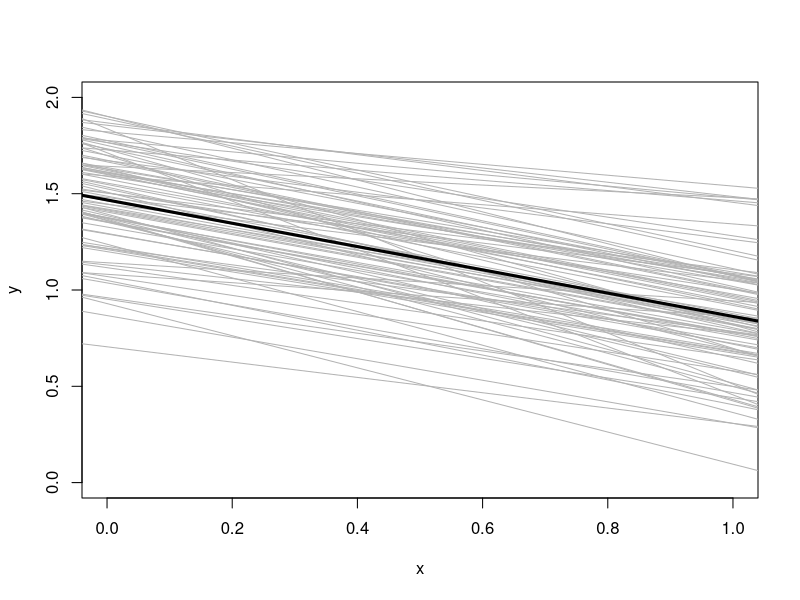
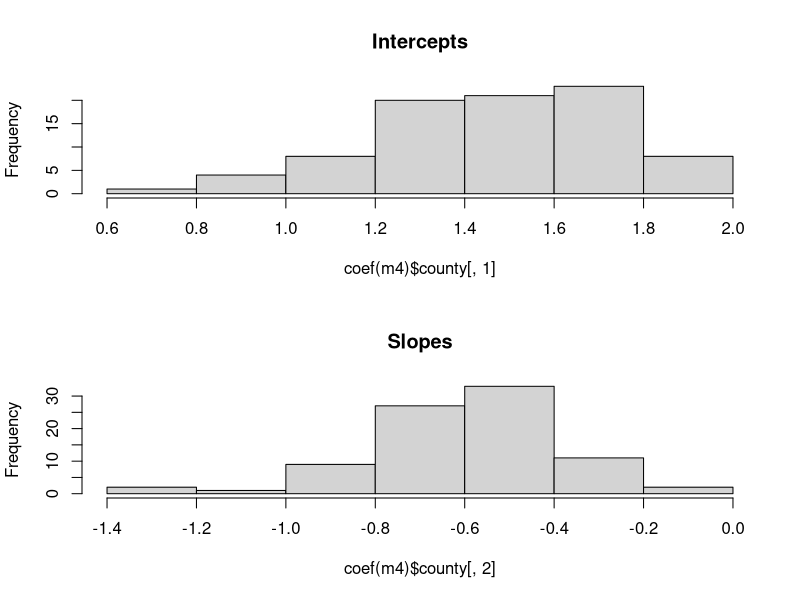
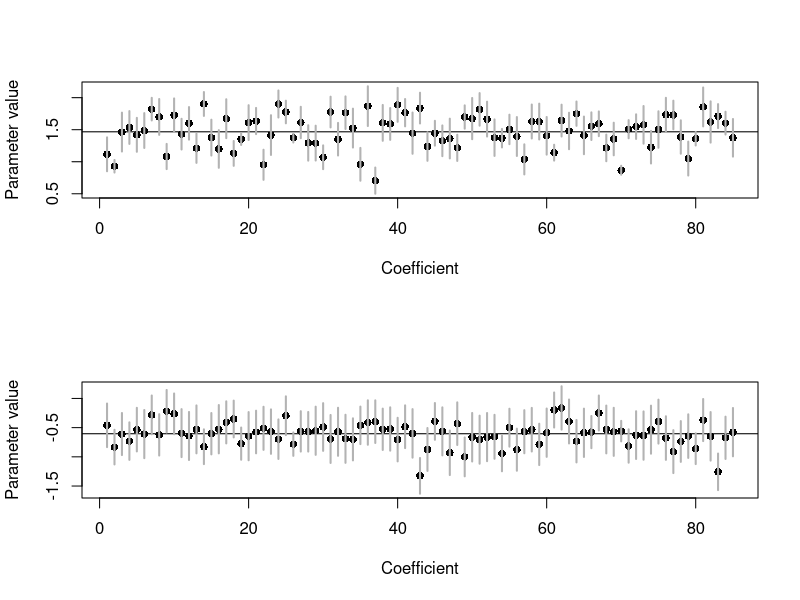

Recreate these plots in R, in order. (Note: this script raises an error after producing the figures.)
# Script for Class 6
# Continuing with random effects models. 
# Random slopes and non-nested random effects. 

# PLS 298 F2019
# Andrew Latimer

library(arm)
library(lme4)
library(lattice)


#### Part 1: Adding random slopes to the model ####

radon = read.table("radon.csv", sep=",", header=T)

# From last time, we had the random-intercepts model:

m3 <- lmer(y~x+(1|county), data=radon)

# What if we thought that there might also be differences in the slope among counties? This would mean that the effect of having a basement on radon levels in a house varies among counties (x=0 means the house has a basement, x=1 means it doesn't).

# The model fitting is easy:

m4 <- lmer(y~x+(1+x|county), data=radon)
display(m4)

# To get an idea what this model is doing, we can look at the overall regression line and compare that to the individual regression lines for counties. 
county.coefs <- coef(m4)$county
plot(0, 0, xlim=c(0, 1),  ylim = c(0, 2), col=0, xlab="x", ylab="y") # set up plot
apply(county.coefs, 1, abline, col=gray(0.7)) # add individual county regression lines, using the apply function to run abline() on every row of the county parameter data set
abline(fixef(m4), lwd=3) # add overall regression line

# Or we could look at the distribution of both group-level coefficients.
par(mfrow=c(2, 1))
hist(coef(m4)$county[,1], main="Intercepts")
hist(coef(m4)$county[,2], main="Slopes")

# A useful kind of plot to make in random effects models is one that displays random effect estimates and uncertainty around them. 

# Defining a function to make a simple version of this kind of plot.
#   coef.mean = vector of estimates of the random effects
#   coef.se = vector of estimates of their standard error
#   grand.mean = overall model mean estimate of the parameter
plot.coef.se <- function(coef.mean, coef.se, grand.mean) {
  n.coef <- length(coef.mean)
  plus.se <- coef.mean+coef.se
  minus.se <- coef.mean-coef.se
  plot(1:n.coef, coef.mean, ylim=c(min(minus.se), max(plus.se)), xlab = "Coefficient", ylab="Parameter value", pch=16)
  abline(grand.mean, 0)
  for (i in 1:n.coef) lines(rep(i,2), c(minus.se[i], plus.se[i]), lwd=2, col=gray(0.7))
  return()
}

# Extract the information from the model
coef.mean = coef(m4)$county
coef.se = se.ranef(m4)$county
grand.mean = fixef(m4)
# Plot the random intercepts
plot.coef.se(coef.mean[,1], coef.se[,1], grand.mean[1])
# and slopes
plot.coef.se(coef.mean[,2], coef.se[,2], grand.mean[2])

# Q: What can you observe from these plots about the random intercepts and slopes and their variability? 

# We can display the same information while relating it to sample size. This will show: 1) how sample estimates tend to stabilize at larger n; and 2) how uncertainty about the coefficients also declines with larger n. 
n.county = tabulate(radon$county) # number of samples per county. 

# modified plotting function
plot.coef.vs.sample.size <- function(coef.mean, coef.se, sample.size, grand.mean) {
  n.coef <- length(coef.mean)
  plus.se <- coef.mean+coef.se
  minus.se <- coef.mean-coef.se
  plot(sample.size, coef.mean, ylim=c(min(minus.se), max(plus.se)), xlab = "Sample size", ylab="Parameter value", pch=16)
  abline(grand.mean, 0)
  for (i in 1:n.coef) lines(rep(sample.size[i],2), c(minus.se[i], plus.se[i]), lwd=2, col=gray(0.7))
  return()
}

# Random intercepts again
plot.coef.vs.sample.size(coef.mean[,1], coef.se[,1], n.county, grand.mean[1])
# Random slopes
plot.coef.vs.sample.size(coef.mean[,2], coef.se[,2], n.county, grand.mean[2])

#Many counties have few or no houses without first-floor measurements, so there's little to no information about the county-specific slope. 

colours <- ifelse(tapply(radon$x, radon$county, max)==0, "red", "darkgray")
plot(coef.mean[,2], col=colours, pch=16)  # counties in which no houses without basements were measured are displayed in red
abline(grand.mean[2], 0)
 
# Q How is the model able to estimate a slope for those counties at all?


#### Part 2: Non-nested random effects ####

flow <- read.csv("streamflowdata.csv")

# These data contain a subset of information on stream flow and characteristics at a number of sites in NE California. We'll look at the response variable "OctFlow", October flow rate. The data were collected at the same 19 sites ("site") in 3 successive years ("year"). 

# For analyzing these data, you might want to consider year as nested within site, but for this exercise, the goal is to work with a model that has two sets of random effects that are not necessarily nested or interacting, so we'll model them as separed (or "crossed") random effects.

# Make sure year, a numeric value, is recognized as a factor:
flow$year = as.factor(flow$year)
levels(flow$year)

# Look at the data
boxplot(OctFlow~Stream, flow)
boxplot(OctFlow~year, flow)
xyplot(OctFlow~year|Stream, flow, type=c("p"))

# Fit a random effects model with random intercept for stream
flow.m1 = lmer(OctFlow~(1|Stream), flow, REML=FALSE)
display(flow.m1)

# Now also add a random intercept for year, since there appeared to be a lot of inter-year variation. 
flow.m2 = lmer(OctFlow~(1|Stream)+(1|year), flow, REML=FALSE)
display(flow.m2)

# Q How much of the variation is associated with site, year, and neither one? 

# Compare models
AIC(flow.m1, flow.m2)


### Part 3 -- Simulating grouped data ####

# This is optional, and explores how estimates of group-level variance behave with different sample sizes and different "true" variance parameters.

# Simulate data from a normally distributed process with n individuals divided among k groups
# with individual and group-level error
#   n = sample size in each group (assumes same sample size in all groups)
#   k = number of groups
#   sigma_y = variance of individuals within groups
#   sigma_alpha = variance among groups

sim.grouped.data <- function(n, k, sigma_y, sigma_alpha) {
  groupRE <- rnorm(k, 0, sigma_alpha)
  groupRE.sim <- rep(groupRE, rep(n, k))
  group <- rep(1:k, rep(n, k))
  y.sim <- rnorm(n*k, 2+groupRE.sim, sigma_y)
  sim.data <- data.frame(y.sim = y.sim, groupRE.sim=groupRE.sim, group=group)
  return(sim.data)
}

#### Small among-group variance
d1 <- sim.grouped.data(n=10, k=50, sigma_y=1, sigma_alpha=0.1)
par(mfrow = c(1, 2), pty="s")
plot(d1$y.sim, xlab="data point", ylab="value", cex.lab=1.5, col="goldenrod3", pch=16)
boxplot(y.sim~group, d1, xlab="group", cex.lab=1.5, col="cadetblue")

#### Large among-group variance
d2 = sim.grouped.data(n=10, k=50, sigma_y=1, sigma_alpha=2)
par(mfrow = c(1, 2), pty="s")
plot(d2$y.sim, xlab="data point", ylab="value", cex.lab=1.5, col="goldenrod3", pch=16)
boxplot(y.sim~group, d2, xlab="group", cex.lab=1.5, col="cadetblue")


#### 3. How many groups do we need to estimate an among-group variance? #### (See G&H p.275)
# We can also use this kind of simulation to look at how number of groups
# affects our ability to recover the "true" parameters. 

# First we can fit models to the simulated data with 50 groups
lmer(y.sim~(1|group), d1)
lmer(y.sim~(1|group), d2)

# What happens if we drop the number of groups to 10? 
d3 = sim.grouped.data(n=10, k=10, sigma_y=1, sigma_alpha=0.1)
d4 = sim.grouped.data(n=10, k=10, sigma_y=1, sigma_alpha=2)
lmer(y.sim~(1|group), d3)
lmer(y.sim~(1|group), d4)

# All the way down to 5?  
d5 = sim.grouped.data(n=10, k=5, sigma_y=1, sigma_alpha=0.1)
d6 = sim.grouped.data(n=10, k=5, sigma_y=1, sigma_alpha=2)
lmer(y.sim~(1|group), d5)
lmer(y.sim~(1|group), d6)
# Q: does the amount of group-level variance appear to affect whether it can be estimated with a small number of groups? 

# Q: if you rerun these simulations a few times, how much do the results vary? 
